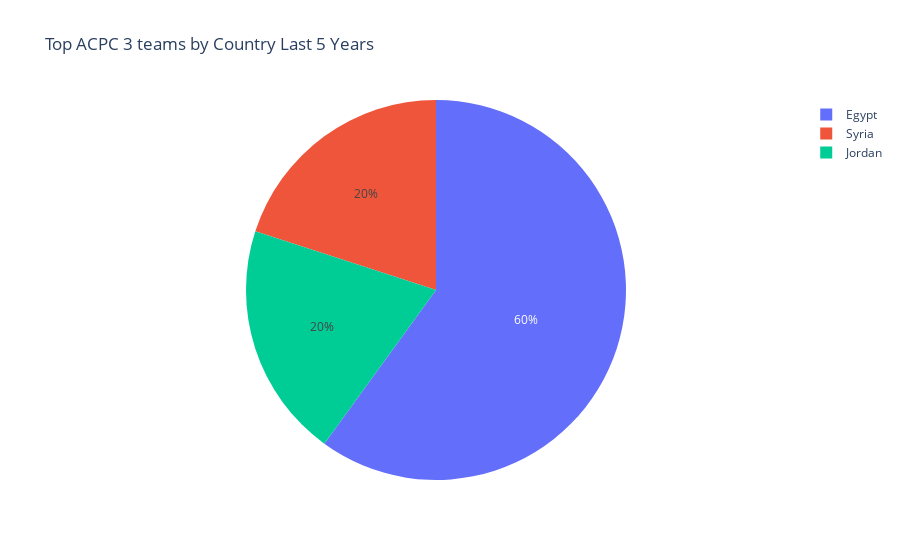

The code cell stored with this chart in its notebook:
### Code cell
fig = px.pie(acpc_top3_df.sort_index(ascending=False), values='count', names='Country', title='Top ACPC 3 teams by Country Last 5 Years')
fig.show()

### Figure 1 — Plotly figure (JSON) as saved in the notebook; plotly's stock layout.template omitted (floating-point values rounded to 4 significant figures)
{"data": [{"domain": {"x": [0, 1], "y": [0, 1]}, "hovertemplate": "Country=%{label}<br>count=%{value}<extra></extra>", "labels": ["Syria", "Jordan", "Egypt"], "legendgroup": "", "name": "", "showlegend": true, "type": "pie", "values": [3, 3, 9]}], "layout": {"legend": {"tracegroupgap": 0}, "title": {"text": "Top ACPC 3 teams by Country Last 5 Years"}}}
